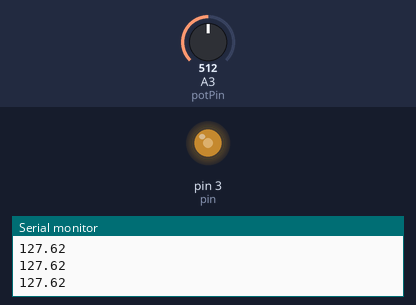
The sketch below on a simulated Arduino Uno, built with avr-gcc and run on an emulated ATmega328P. Parts: output pins drawn as LEDs (lit = HIGH), the last lines printed to the serial monitor. The inputs (shaded band) are chosen by the test bench; at power-on: A3 (potPin) = 512.

Above: at 1.2 s.
1.3 s: A3 (potPin) set to 716
At 2.1 s:
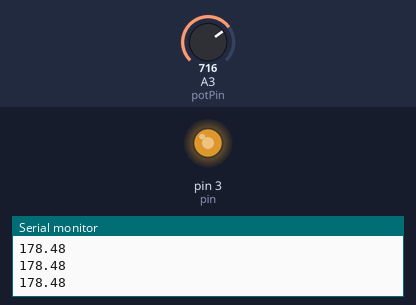
2.8 s: A3 (potPin) set to 900
At 3.2 s:
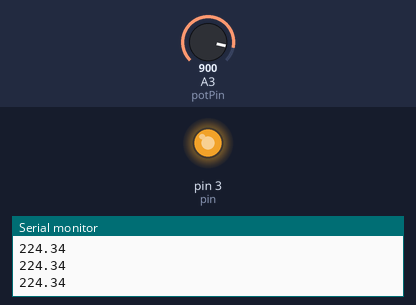
4.3 s: A3 (potPin) set to 122
At 5.4 s:
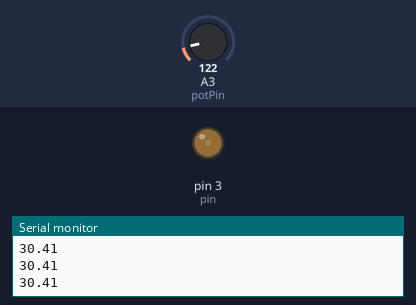
5.8 s: A3 (potPin) set to 0
At 6.5 s:
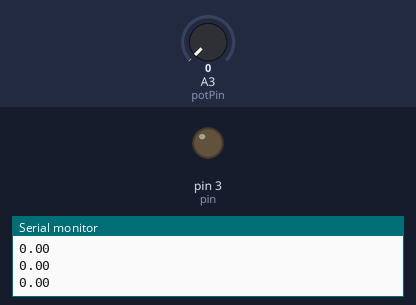
7.3 s: A3 (potPin) set to 511
At 7.8 s:
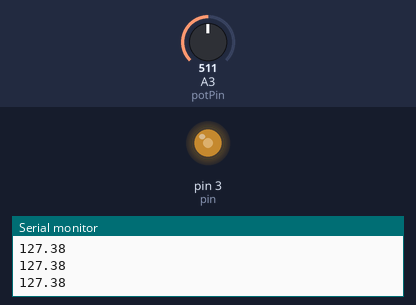
Timing chart, 0 to 9.8 s (numbered marks = the images above; inputs shaded):
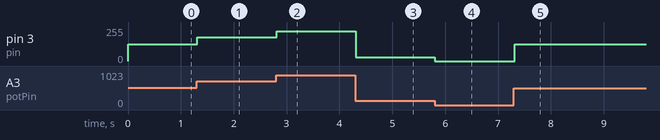

The sketch:

Dimmable_LED.ino
```cpp
int pin = 3;
int potVal;
int potPin = A3;
float LEDVal;

void setup() {
  // put your setup code here, to run once:
Serial.begin(9600);
pinMode(potPin, INPUT);
pinMode(pin, OUTPUT);
}

void loop() {
  // put your main code here, to run repeatedly:
potVal = analogRead(pin);
LEDVal = (255./1023.)*potVal;
Serial.println(LEDVal);
analogWrite(pin, LEDVal);
}
```

Measured:
- after the input at 1.3 s, pin 3 (pin): 127/255 → 178/255 at once
- after the input at 2.8 s, pin 3 (pin): 178/255 → 224/255 at once
- after the input at 4.3 s, pin 3 (pin): 224/255 → 30/255 at once
- after the input at 5.8 s, pin 3 (pin): 30/255 → 0/255 at once
- after the input at 7.3 s, pin 3 (pin): 0/255 → 127/255 at once
